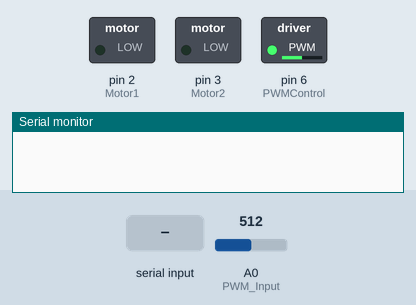
Recording of a sketch running on a simulated Arduino Uno, built with avr-gcc and run on an emulated ATmega328P. Parts: switched loads named in the sketch (green lamp = pin HIGH), the last lines printed to the serial monitor. The inputs (shaded band) are chosen by the test bench; at power-on: A0 (PWM_Input) = 512.

Above: at 1.2 s.
1.3 s: "C" received over Serial
At 2.0 s:
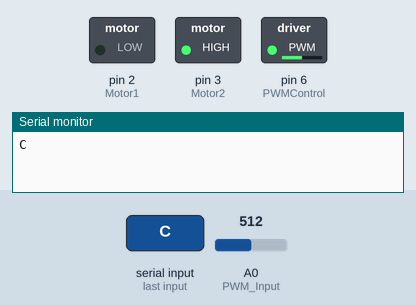
2.8 s: A0 (PWM_Input) set to 716
At 3.1 s:
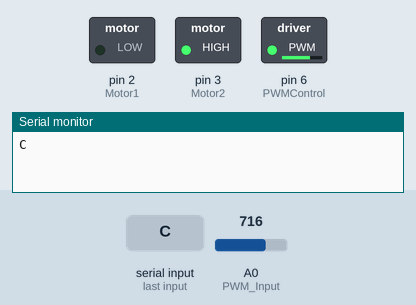
4.3 s: "A" received over Serial
At 5.5 s:
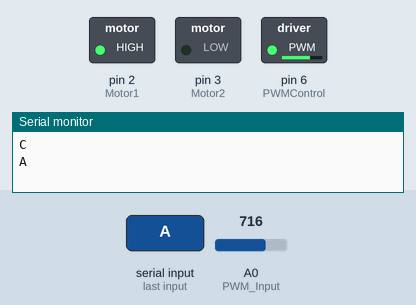
5.8 s: "S" received over Serial
At 6.6 s:
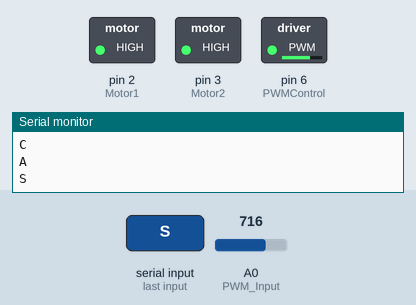
7.3 s: A0 (PWM_Input) set to 900
At 7.7 s:
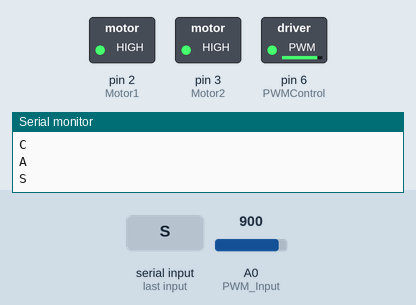
8.8 s: A0 (PWM_Input) set to 511
At 10.1 s:
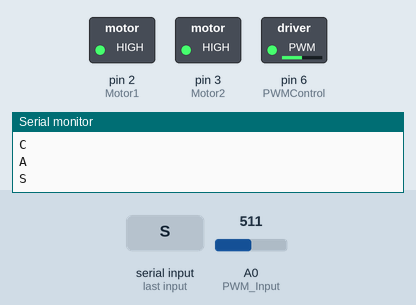
Timing chart, 0 to 11.3 s (numbered marks = the images above; inputs shaded):
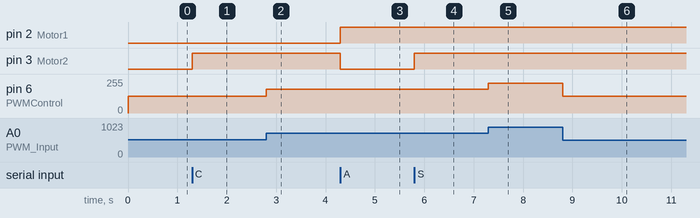

The sketch:

motor_control.ino
```cpp
int Motor1 = 2;
int Motor2 = 3;
int PWMControl = 6;
int PWM_Input = A0;                                           // analog pin
int PWM_Value = 0;
void setup() {
  pinMode(Motor1, OUTPUT);
  pinMode(Motor2, OUTPUT);
  pinMode(PWMControl, OUTPUT);
  pinMode(PWM_Input, INPUT);
  Serial.begin(9600);
}

void loop() {
  PWM_Value = analogRead(PWM_Input);
  PWM_Value = map(PWM_Value, 0, 1023, 0, 255);
  analogWrite(PWMControl, PWM_Value);
  if(Serial.available())
  {
    char data = Serial.read();
    Serial.println(data);
    if(data == 'C'){MotorClockwise();}
    if(data == 'A'){MotorAntiClockwise();}
    if(data == 'S'){MotorStop();}
  }
}

void MotorAntiClockwise()
{
  digitalWrite(Motor1, HIGH);
  digitalWrite(Motor2, LOW);
}

void MotorClockwise()
{
  digitalWrite(Motor1, LOW);
  digitalWrite(Motor2, HIGH);
}

void MotorStop()
{
  digitalWrite(Motor1, HIGH);
  digitalWrite(Motor2, HIGH);
}
```

Measured:
- after the input at 1.3 s, pin 3 (Motor2): LOW → HIGH at once
- after the input at 2.8 s, pin 6 (PWMControl): 127/255 → 178/255 at once
- after the input at 4.3 s, pin 2 (Motor1): LOW → HIGH at once; pin 3 (Motor2): HIGH → LOW at once
- after the input at 5.8 s, pin 3 (Motor2): LOW → HIGH at once
- after the input at 7.3 s, pin 6 (PWMControl): 178/255 → 224/255 at once
- after the input at 8.8 s, pin 6 (PWMControl): 224/255 → 127/255 at once
